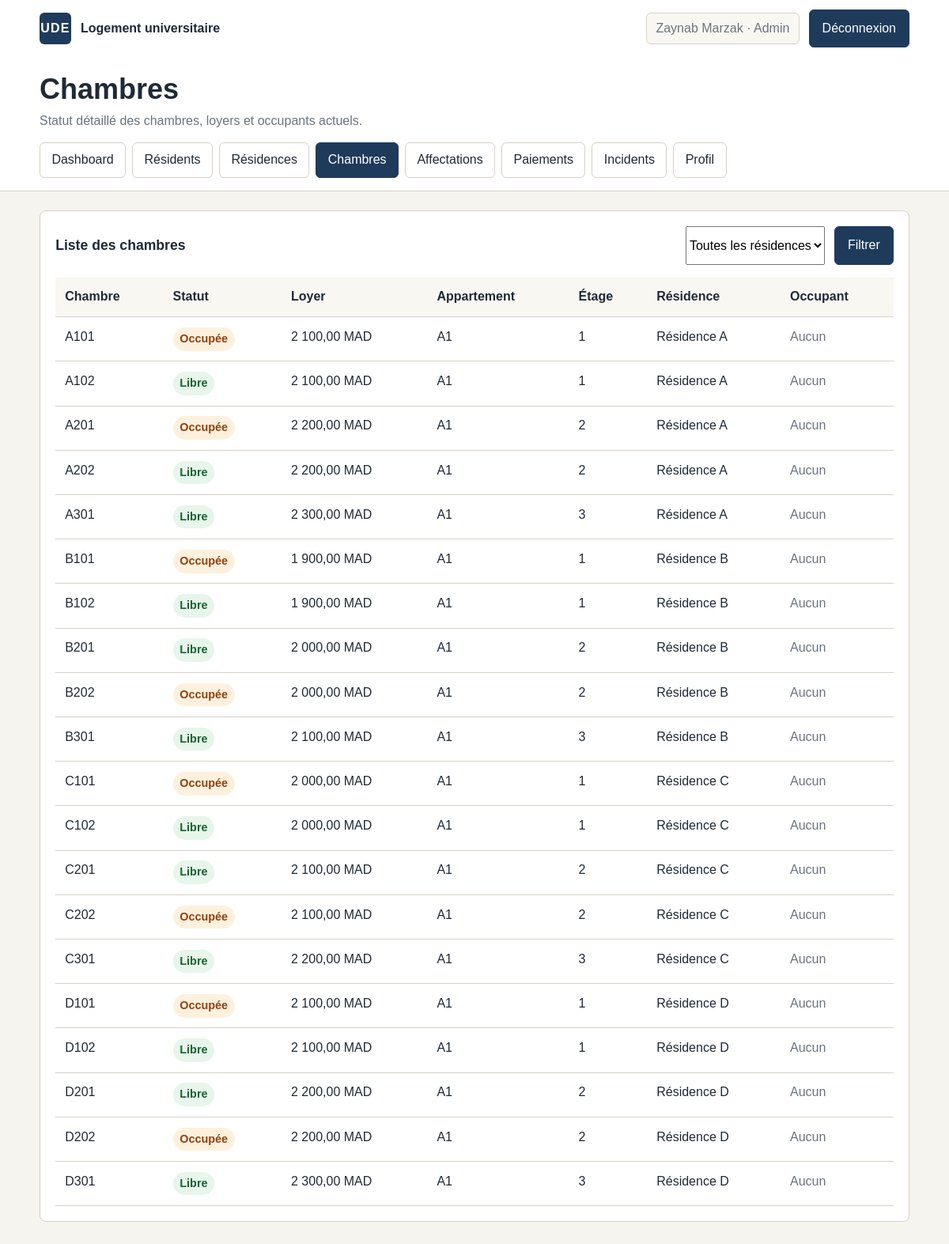
The app's page /admin/chambres.php (signed in) with its own data.
### tables this page shows
CREATE TABLE chambre (
    id_chambre      INT AUTO_INCREMENT PRIMARY KEY,
    id_appartement  INT NOT NULL,
    numero_chambre  VARCHAR(20) NOT NULL,
    loyer_mensuel   DECIMAL(10,2) NOT NULL CHECK (loyer_mensuel > 0),
    status_chambre  ENUM('Libre','Occupée') DEFAULT 'Libre',
    CONSTRAINT uq_chambre UNIQUE (id_appartement, numero_chambre),
    FOREIGN KEY (id_appartement) REFERENCES appartement(id_appartement) ON DELETE CASCADE
);

CREATE TABLE appartement (
    id_appartement      INT AUTO_INCREMENT PRIMARY KEY,
    id_residence        INT NOT NULL,
    numero_appartement  VARCHAR(20) NOT NULL,
    etage               INT NOT NULL,
    nb_chambres         INT CHECK (nb_chambres BETWEEN 1 AND 6),
    CONSTRAINT uq_appartement UNIQUE (id_residence, numero_appartement, etage),
    FOREIGN KEY (id_residence) REFERENCES residence(id_residence) ON DELETE CASCADE
);

CREATE TABLE residence (
    id_residence        INT AUTO_INCREMENT PRIMARY KEY,
    id_admin            INT NOT NULL,
    nom_residence       VARCHAR(100) NOT NULL UNIQUE,
    adresse_residence   VARCHAR(255),
    FOREIGN KEY (id_admin) REFERENCES admin(id_admin)
);

### config/helpers.php (called while the page is built, shortened)
<?php
function formatMoney($amount): string
{
    return number_format((float) $amount, 2, ',', ' ') . ' MAD';
}

### admin/chambres.php (the view, shortened to what this page needs)
<?php
require_once __DIR__ . '/../config/auth_check.php';
require_once __DIR__ . '/../config/ui.php';
$pdo = getDB();
$sql = "SELECT c.id_chambre, c.numero_chambre, c.status_chambre, c.loyer_mensuel,
               ap.numero_appartement, ap.etage, r.nom_residence,
               u.nom AS occupant_nom, u.prenom AS occupant_prenom
        FROM chambre c
        JOIN appartement ap ON ap.id_appartement = c.id_appartement
        JOIN residence r ON r.id_residence = ap.id_residence
        LEFT JOIN occupation o ON o.id_chambre = c.id_chambre AND o.status_occupation = 'En cours'
        LEFT JOIN utilisateur u ON u.id_utilisateur = o.id_resident";
$params = [];
$sql .= ' ORDER BY r.nom_residence, ap.etage, ap.numero_appartement, c.numero_chambre';
$stmt = $pdo->prepare($sql);
$stmt->execute($params);
$rooms = $stmt->fetchAll();
?>
<main class="main-content">
    <div class="page-shell panel-stack">
        <section class="table-card">
            <div class="toolbar">
                <h2>Liste des chambres</h2>
                <form method="get" class="inline-actions">
                    <select name="residence">
                        <option value="">Toutes les résidences</option>
                    </select>
                    <button type="submit">Filtrer</button>
                </form>
            </div>
            <div class="table-scroll">
                <table>
                    <thead><tr><th>Chambre</th><th>Statut</th><th>Loyer</th><th>Appartement</th><th>Étage</th><th>Résidence</th><th>Occupant</th></tr></thead>
                    <tbody>
                    <?php if (!$rooms): ?>
                        <tr><td colspan="7" class="muted">Aucune chambre trouvée.</td></tr>
                    <?php else: foreach ($rooms as $room): ?>
                        <tr>
                            <td><?= e($room['numero_chambre']) ?></td>
                            <td><span class="status <?= $room['status_chambre'] === 'Libre' ? 'status-success' : 'status-warning' ?>"><?= e($room['status_chambre']) ?></span></td>
                            <td><?= e(formatMoney($room['loyer_mensuel'])) ?></td>
                            <td><?= e($room['numero_appartement']) ?></td>
                            <td><?= e($room['etage']) ?></td>
                            <td><?= e($room['nom_residence']) ?></td>
                            <td><?= $room['occupant_nom'] ? e($room['occupant_prenom'] . ' ' . $room['occupant_nom']) : '<span class="muted">Aucun</span>' ?></td>
                        </tr>
                    <?php endforeach; endif; ?>
                    </tbody>
                </table>
            </div>
        </section>
    </div>
</main>

### assets/theme.css (style rules this page uses)
:root { --bg: #f6f4ef; --surface: #ffffff; --surface-soft: #f9f7f2; --border: #d7d2c7; --text: #1f2937; --muted: #6b7280; --primary: #1f3b5b; --primary-dark: #162c44; --success: #166534; --success-bg: #e8f5ea; --warning: #92400e; --warning-bg: #fdf1de; --danger: #991b1b; --danger-bg: #fde8e8; }
* { box-sizing: border-box; }
body { margin: 0; background: var(--bg); color: var(--text); font-family: Arial, Helvetica, sans-serif; line-height: 1.5; }
button, input, select, textarea { font: inherit; }
.page-shell, .page-shell-narrow { width: min(1100px, calc(100% - 2rem)); margin: 0 auto; }
.main-content { padding: 1.5rem 0 2rem; }
.panel-stack { display: grid; gap: 1rem; }
.card, .table-card, .hero-card, .dashboard-section, .stat-card, .auth-card { background: var(--surface); border: 1px solid var(--border); border-radius: 8px; }
.card, .table-card, .dashboard-section, .stat-card, .auth-card { padding: 1.2rem; }
.hero-actions, .action-row, .form-actions, .inline-actions, .export-links { display: flex; gap: 0.75rem; flex-wrap: wrap; }
.toolbar { display: flex; align-items: center; justify-content: space-between; gap: 1rem; flex-wrap: wrap; margin-bottom: 1rem; }
.toolbar h2, .dashboard-section h2, .table-card h2, .card h2 { margin: 0; font-size: 1.1rem; }
.btn, button, .role-button { display: inline-flex; align-items: center; justify-content: center; min-height: 42px; padding: 0.7rem 1rem; border-radius: 6px; border: 1px solid var(--border); background: var(--surface); color: var(--text); cursor: pointer; }
.btn-primary, button[type='submit'], .role-button { background: var(--primary); border-color: var(--primary); color: #fff; }
.small-note, .muted { color: var(--muted); }
.table-scroll { overflow-x: auto; }
table { width: 100%; border-collapse: collapse; min-width: 680px; }
th, td { padding: 0.8rem 0.75rem; border-bottom: 1px solid var(--border); text-align: left; vertical-align: top; }
th { background: var(--surface-soft); }
.status { display: inline-flex; align-items: center; padding: 0.25rem 0.55rem; border-radius: 999px; font-size: 0.9rem; font-weight: 700; }
.status-success { background: var(--success-bg); color: var(--success); }
.status-warning { background: var(--warning-bg); color: var(--warning); }

### records on screen
chambre: numero_chambre "A101", status_chambre "Occupée", loyer_mensuel "2 100,00 MAD", id_appartement.numero_appartement "A1", id_appartement.etage "1", residence.nom_residence "Résidence A"
chambre: numero_chambre "A102", status_chambre "Libre", loyer_mensuel "2 100,00 MAD", id_appartement.numero_appartement "A1", id_appartement.etage "1", residence.nom_residence "Résidence A"
chambre: numero_chambre "A201", status_chambre "Occupée", loyer_mensuel "2 200,00 MAD", id_appartement.numero_appartement "A1", id_appartement.etage "2", residence.nom_residence "Résidence A"
chambre: numero_chambre "A202", status_chambre "Libre", loyer_mensuel "2 200,00 MAD", id_appartement.numero_appartement "A1", id_appartement.etage "2", residence.nom_residence "Résidence A"
chambre: numero_chambre "A301", status_chambre "Libre", loyer_mensuel "2 300,00 MAD", id_appartement.numero_appartement "A1", id_appartement.etage "3", residence.nom_residence "Résidence A"
chambre: numero_chambre "B101", status_chambre "Occupée", loyer_mensuel "1 900,00 MAD", id_appartement.numero_appartement "A1", id_appartement.etage "1", residence.nom_residence "Résidence B"
chambre: numero_chambre "B102", status_chambre "Libre", loyer_mensuel "1 900,00 MAD", id_appartement.numero_appartement "A1", id_appartement.etage "1", residence.nom_residence "Résidence B"
chambre: numero_chambre "B201", status_chambre "Libre", loyer_mensuel "2 000,00 MAD", id_appartement.numero_appartement "A1", id_appartement.etage "2", residence.nom_residence "Résidence B"
chambre: numero_chambre "B202", status_chambre "Occupée", loyer_mensuel "2 000,00 MAD", id_appartement.numero_appartement "A1", id_appartement.etage "2", residence.nom_residence "Résidence B"
chambre: numero_chambre "B301", status_chambre "Libre", loyer_mensuel "2 100,00 MAD", id_appartement.numero_appartement "A1", id_appartement.etage "3", residence.nom_residence "Résidence B"
chambre: numero_chambre "C101", status_chambre "Occupée", loyer_mensuel "2 000,00 MAD", id_appartement.numero_appartement "A1", id_appartement.etage "1", residence.nom_residence "Résidence C"
chambre: numero_chambre "C102", status_chambre "Libre", loyer_mensuel "2 000,00 MAD", id_appartement.numero_appartement "A1", id_appartement.etage "1", residence.nom_residence "Résidence C"
chambre: numero_chambre "C201", status_chambre "Libre", loyer_mensuel "2 100,00 MAD", id_appartement.numero_appartement "A1", id_appartement.etage "2", residence.nom_residence "Résidence C"
chambre: numero_chambre "C202", status_chambre "Occupée", loyer_mensuel "2 100,00 MAD", id_appartement.numero_appartement "A1", id_appartement.etage "2", residence.nom_residence "Résidence C"
chambre: numero_chambre "C301", status_chambre "Libre", loyer_mensuel "2 200,00 MAD", id_appartement.numero_appartement "A1", id_appartement.etage "3", residence.nom_residence "Résidence C"
chambre: numero_chambre "D101", status_chambre "Occupée", loyer_mensuel "2 100,00 MAD", id_appartement.numero_appartement "A1", id_appartement.etage "1", residence.nom_residence "Résidence D"
chambre: numero_chambre "D102", status_chambre "Libre", loyer_mensuel "2 100,00 MAD", id_appartement.numero_appartement "A1", id_appartement.etage "1", residence.nom_residence "Résidence D"
chambre: numero_chambre "D201", status_chambre "Libre", loyer_mensuel "2 200,00 MAD", id_appartement.numero_appartement "A1", id_appartement.etage "2", residence.nom_residence "Résidence D"
chambre: numero_chambre "D202", status_chambre "Occupée", loyer_mensuel "2 200,00 MAD", id_appartement.numero_appartement "A1", id_appartement.etage "2", residence.nom_residence "Résidence D"
chambre: numero_chambre "D301", status_chambre "Libre", loyer_mensuel "2 300,00 MAD", id_appartement.numero_appartement "A1", id_appartement.etage "3", residence.nom_residence "Résidence D"

### other values on screen
currentUserName() "Zaynab Marzak"
$role "Admin"
$title "Chambres"
$subtitle "Statut détaillé des chambres, loyers et occupants actuels."
$label "Dashboard"
$label "Résidents"
$label "Résidences"
$label "Chambres"
$label "Affectations"
$label "Paiements"
$label "Incidents"
$label "Profil"
